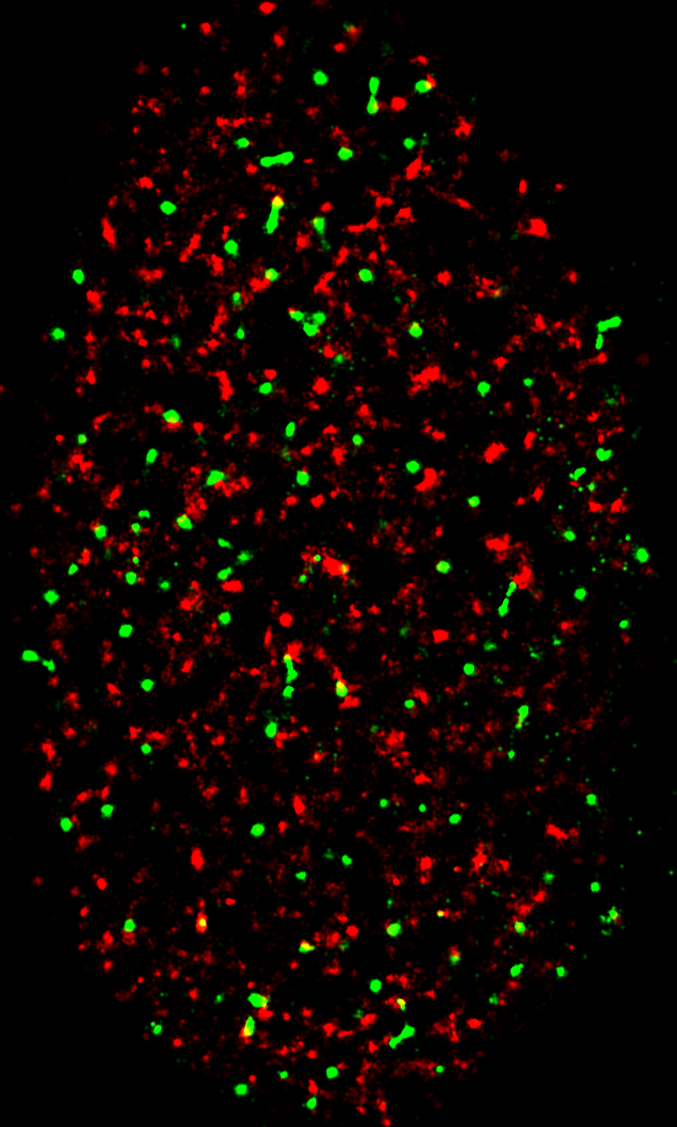
#> input picture images/Sample_1.tif, 677 x 1127 px
$ jupyter execute --allow-errors digital_image.ipynb   (shell and % lines are left out)
#> lines starting #> are read from the running program, lines starting #| are printed output that depends on the picture
[cell 1]
%cd images

[cell 2]
from skimage import io

#> (a cell that did not finish here is left out)

#> (a cell that did not finish here is left out)

#> (a cell that did not finish here is left out)

#> (a cell that did not finish here is left out)

#> (a cell that did not finish here is left out)

#> (a cell that did not finish here is left out)

Lets change some values. But first lets create a copy of the image.

#> (a cell that did not finish here is left out)

#> (a cell that did not finish here is left out)

#> (a cell that did not finish here is left out)

#> (a cell that did not finish here is left out)

# Color Images

[cell 13]
sample_1 = io.imread("Sample_1.tif")
#> sample_1 is the input picture: shape (1127, 677, 3); mean R, G, B 15.3, 4.7, 0

[cell 14]
io.imshow(sample_1)

[cell 15]
sample_1.shape
#> Out = (1127, 677, 3)

[cell 16]
red = sample_1[:,:,0]
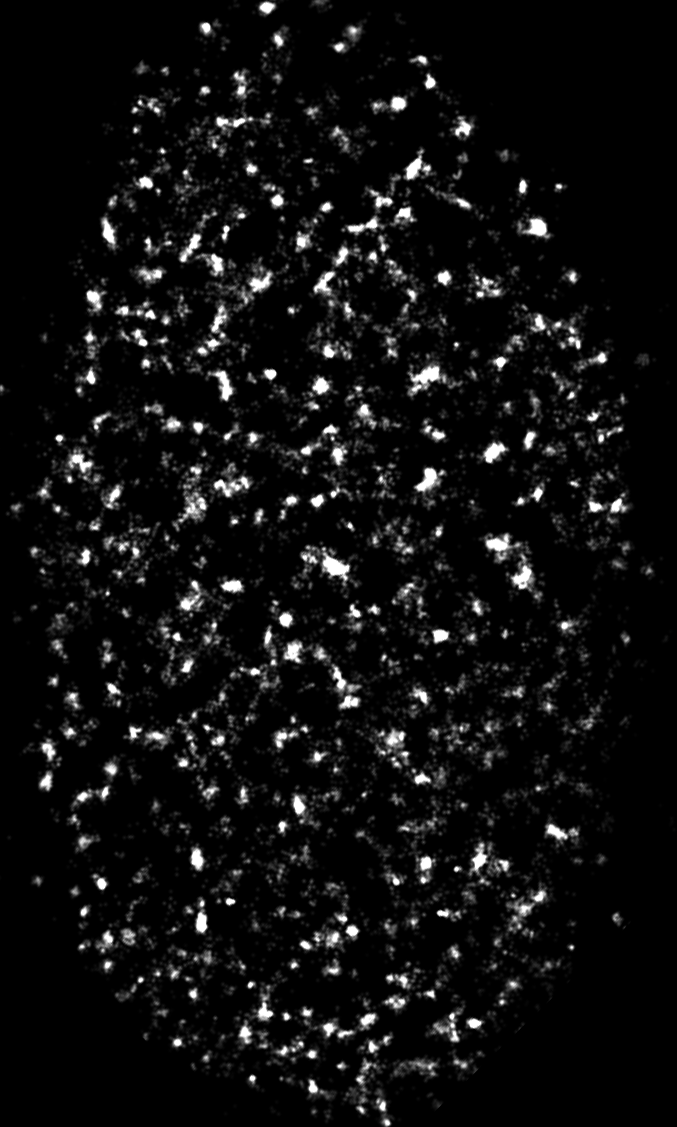
#> red: shape (1127, 677); min 0, max 255, mean 15.3
#> `images = tif.asarray()`:
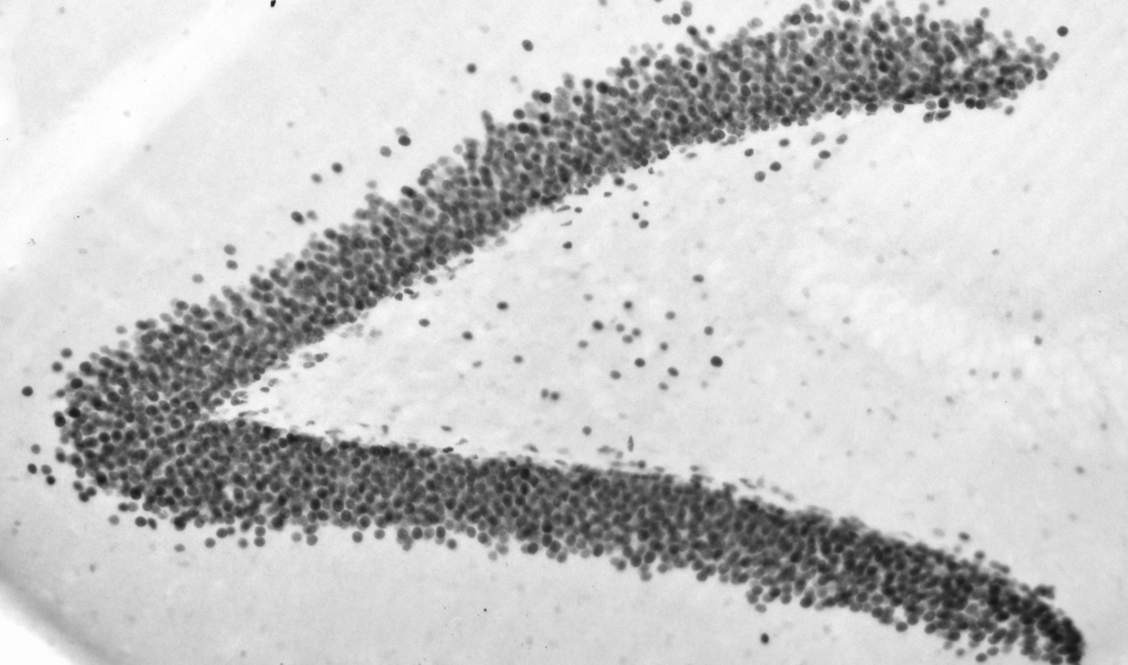
#> images: shape (1329, 2256) (shown at 1/2 size); min 20, max 254, mean 197.3

[cell 17]
io.imshow(red)

[cell 18]
io.imsave("Sampple_1_red_grey.tif",red)

#> (a cell that did not finish here is left out)

#> (a cell that did not finish here is left out)

#> (a cell that did not finish here is left out)

[cell 22]
import skimage.external.tifffile as tf

#> (a cell that did not finish here is left out)
